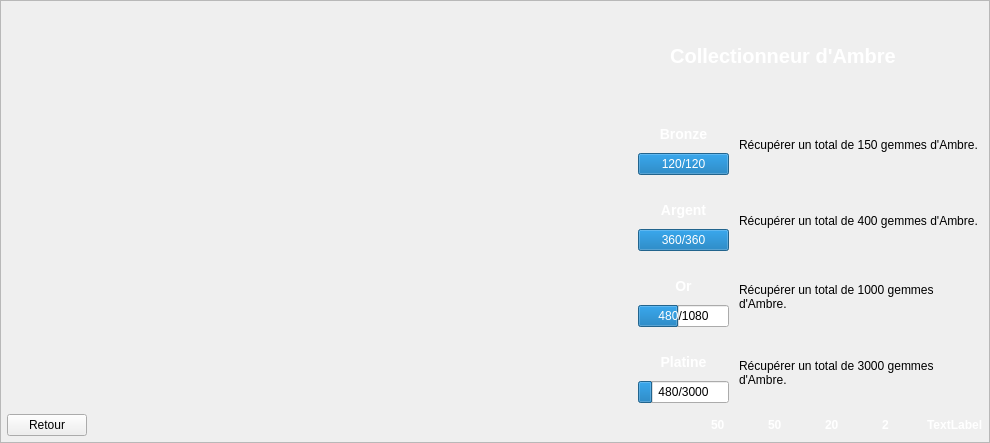
<?xml version="1.0" encoding="UTF-8"?>
<ui version="4.0">
 <class>WidgetTrophies</class>
 <widget class="QFrame" name="WidgetTrophies">
  <property name="geometry">
   <rect>
    <x>0</x>
    <y>0</y>
    <width>990</width>
    <height>443</height>
   </rect>
  </property>
  <property name="windowTitle">
   <string>Frame</string>
  </property>
  <property name="styleSheet">
   <string notr="true">
#labelName
{
	font-weight:bold;
	font-size:20px;
	color: rgb(255, 255, 255);
}

#labelBronze, #labelSilver, #labelGold, #labelPlatinum
{
	font-weight:bold;
	font-size:14px;
	color: rgb(255, 255, 255);
}

#widgetBronze, #widgetSilver, #widgetGold, #widgetPlatinum
{
	border-radius:10px;
}

#labelNbBronze, #labelNbSilver, #labelNbGold, #labelNbPlatinum, #labelNbTotal
{
	font-weight:bold;
	color: rgb(255, 255, 255);
}

#widgetAllTrophies, #scrollArea
{
	background-color:transparent;
}
</string>
  </property>
  <property name="frameShape">
   <enum>QFrame::StyledPanel</enum>
  </property>
  <property name="frameShadow">
   <enum>QFrame::Raised</enum>
  </property>
  <layout class="QVBoxLayout" name="verticalLayout_12">
   <property name="spacing">
    <number>6</number>
   </property>
   <property name="margin">
    <number>6</number>
   </property>
   <item>
    <widget class="QWidget" name="widget_12" native="true">
     <layout class="QHBoxLayout" name="horizontalLayout_6">
      <property name="margin">
       <number>0</number>
      </property>
      <item>
       <widget class="QScrollArea" name="scrollArea">
        <property name="sizePolicy">
         <sizepolicy hsizetype="Preferred" vsizetype="Preferred">
          <horstretch>0</horstretch>
          <verstretch>0</verstretch>
         </sizepolicy>
        </property>
        <property name="minimumSize">
         <size>
          <width>570</width>
          <height>400</height>
         </size>
        </property>
        <property name="verticalScrollBarPolicy">
         <enum>Qt::ScrollBarAsNeeded</enum>
        </property>
        <property name="horizontalScrollBarPolicy">
         <enum>Qt::ScrollBarAlwaysOff</enum>
        </property>
        <property name="widgetResizable">
         <bool>true</bool>
        </property>
        <property name="alignment">
         <set>Qt::AlignLeading|Qt::AlignLeft|Qt::AlignVCenter</set>
        </property>
        <widget class="QWidget" name="widgetAllTrophies">
         <property name="geometry">
          <rect>
           <x>0</x>
           <y>0</y>
           <width>568</width>
           <height>398</height>
          </rect>
         </property>
         <property name="sizePolicy">
          <sizepolicy hsizetype="Ignored" vsizetype="Ignored">
           <horstretch>0</horstretch>
           <verstretch>0</verstretch>
          </sizepolicy>
         </property>
         <layout class="QGridLayout" name="gridLayout_2"/>
        </widget>
       </widget>
      </item>
      <item>
       <widget class="QWidget" name="widget_2" native="true">
        <property name="minimumSize">
         <size>
          <width>400</width>
          <height>0</height>
         </size>
        </property>
        <layout class="QVBoxLayout" name="verticalLayout_11">
         <property name="margin">
          <number>0</number>
         </property>
         <item>
          <widget class="QLabel" name="labelName">
           <property name="text">
            <string>Collectionneur d'Ambre</string>
           </property>
           <property name="alignment">
            <set>Qt::AlignCenter</set>
           </property>
          </widget>
         </item>
         <item>
          <widget class="QFrame" name="widgetBronze">
           <property name="sizePolicy">
            <sizepolicy hsizetype="Preferred" vsizetype="Maximum">
             <horstretch>0</horstretch>
             <verstretch>0</verstretch>
            </sizepolicy>
           </property>
           <property name="minimumSize">
            <size>
             <width>0</width>
             <height>70</height>
            </size>
           </property>
           <property name="frameShape">
            <enum>QFrame::StyledPanel</enum>
           </property>
           <property name="frameShadow">
            <enum>QFrame::Sunken</enum>
           </property>
           <layout class="QHBoxLayout" name="horizontalLayout">
            <property name="spacing">
             <number>10</number>
            </property>
            <property name="margin">
             <number>5</number>
            </property>
            <item>
             <widget class="QLabel" name="label">
              <property name="sizePolicy">
               <sizepolicy hsizetype="Fixed" vsizetype="Fixed">
                <horstretch>0</horstretch>
                <verstretch>0</verstretch>
               </sizepolicy>
              </property>
              <property name="minimumSize">
               <size>
                <width>40</width>
                <height>40</height>
               </size>
              </property>
              <property name="maximumSize">
               <size>
                <width>40</width>
                <height>40</height>
               </size>
              </property>
              <property name="text">
               <string/>
              </property>
              <property name="pixmap">
               <pixmap>resources/trophy_bronze.png</pixmap>
              </property>
              <property name="scaledContents">
               <bool>true</bool>
              </property>
             </widget>
            </item>
            <item>
             <widget class="QWidget" name="widget_3" native="true">
              <property name="sizePolicy">
               <sizepolicy hsizetype="Maximum" vsizetype="Preferred">
                <horstretch>0</horstretch>
                <verstretch>0</verstretch>
               </sizepolicy>
              </property>
              <layout class="QVBoxLayout" name="verticalLayout_7">
               <property name="spacing">
                <number>0</number>
               </property>
               <property name="margin">
                <number>0</number>
               </property>
               <item>
                <widget class="QLabel" name="labelBronze">
                 <property name="sizePolicy">
                  <sizepolicy hsizetype="Preferred" vsizetype="Preferred">
                   <horstretch>0</horstretch>
                   <verstretch>0</verstretch>
                  </sizepolicy>
                 </property>
                 <property name="text">
                  <string>Bronze</string>
                 </property>
                 <property name="alignment">
                  <set>Qt::AlignCenter</set>
                 </property>
                </widget>
               </item>
               <item>
                <widget class="QProgressBar" name="progressBarBronze">
                 <property name="sizePolicy">
                  <sizepolicy hsizetype="Maximum" vsizetype="Fixed">
                   <horstretch>0</horstretch>
                   <verstretch>0</verstretch>
                  </sizepolicy>
                 </property>
                 <property name="maximum">
                  <number>120</number>
                 </property>
                 <property name="value">
                  <number>120</number>
                 </property>
                 <property name="alignment">
                  <set>Qt::AlignCenter</set>
                 </property>
                 <property name="textVisible">
                  <bool>true</bool>
                 </property>
                 <property name="invertedAppearance">
                  <bool>false</bool>
                 </property>
                 <property name="format">
                  <string>%v/%m</string>
                 </property>
                </widget>
               </item>
              </layout>
             </widget>
            </item>
            <item>
             <widget class="QWidget" name="widget_8" native="true">
              <layout class="QVBoxLayout" name="verticalLayout_3">
               <property name="spacing">
                <number>5</number>
               </property>
               <property name="margin">
                <number>0</number>
               </property>
               <item>
                <widget class="QLabel" name="labelExplBronze">
                 <property name="sizePolicy">
                  <sizepolicy hsizetype="Preferred" vsizetype="Preferred">
                   <horstretch>0</horstretch>
                   <verstretch>0</verstretch>
                  </sizepolicy>
                 </property>
                 <property name="minimumSize">
                  <size>
                   <width>0</width>
                   <height>30</height>
                  </size>
                 </property>
                 <property name="text">
                  <string>Récupérer un total de 150 gemmes d'Ambre.</string>
                 </property>
                 <property name="wordWrap">
                  <bool>true</bool>
                 </property>
                </widget>
               </item>
              </layout>
             </widget>
            </item>
           </layout>
          </widget>
         </item>
         <item>
          <widget class="QFrame" name="widgetSilver">
           <property name="sizePolicy">
            <sizepolicy hsizetype="Preferred" vsizetype="Maximum">
             <horstretch>0</horstretch>
             <verstretch>0</verstretch>
            </sizepolicy>
           </property>
           <property name="minimumSize">
            <size>
             <width>0</width>
             <height>70</height>
            </size>
           </property>
           <property name="frameShape">
            <enum>QFrame::StyledPanel</enum>
           </property>
           <property name="frameShadow">
            <enum>QFrame::Sunken</enum>
           </property>
           <layout class="QHBoxLayout" name="horizontalLayout_2">
            <property name="spacing">
             <number>10</number>
            </property>
            <property name="margin">
             <number>5</number>
            </property>
            <item>
             <widget class="QLabel" name="label_4">
              <property name="sizePolicy">
               <sizepolicy hsizetype="Fixed" vsizetype="Fixed">
                <horstretch>0</horstretch>
                <verstretch>0</verstretch>
               </sizepolicy>
              </property>
              <property name="minimumSize">
               <size>
                <width>40</width>
                <height>40</height>
               </size>
              </property>
              <property name="maximumSize">
               <size>
                <width>40</width>
                <height>40</height>
               </size>
              </property>
              <property name="text">
               <string/>
              </property>
              <property name="pixmap">
               <pixmap>resources/trophy_silver.png</pixmap>
              </property>
              <property name="scaledContents">
               <bool>true</bool>
              </property>
             </widget>
            </item>
            <item>
             <widget class="QWidget" name="widget_4" native="true">
              <property name="sizePolicy">
               <sizepolicy hsizetype="Maximum" vsizetype="Preferred">
                <horstretch>0</horstretch>
                <verstretch>0</verstretch>
               </sizepolicy>
              </property>
              <layout class="QVBoxLayout" name="verticalLayout_10">
               <property name="spacing">
                <number>0</number>
               </property>
               <property name="margin">
                <number>0</number>
               </property>
               <item>
                <widget class="QLabel" name="labelSilver">
                 <property name="text">
                  <string>Argent</string>
                 </property>
                 <property name="alignment">
                  <set>Qt::AlignCenter</set>
                 </property>
                </widget>
               </item>
               <item>
                <widget class="QProgressBar" name="progressBarSilver">
                 <property name="sizePolicy">
                  <sizepolicy hsizetype="Maximum" vsizetype="Fixed">
                   <horstretch>0</horstretch>
                   <verstretch>0</verstretch>
                  </sizepolicy>
                 </property>
                 <property name="maximum">
                  <number>360</number>
                 </property>
                 <property name="value">
                  <number>360</number>
                 </property>
                 <property name="alignment">
                  <set>Qt::AlignCenter</set>
                 </property>
                 <property name="textVisible">
                  <bool>true</bool>
                 </property>
                 <property name="invertedAppearance">
                  <bool>false</bool>
                 </property>
                 <property name="format">
                  <string>%v/%m</string>
                 </property>
                </widget>
               </item>
              </layout>
             </widget>
            </item>
            <item>
             <widget class="QWidget" name="widget_9" native="true">
              <layout class="QVBoxLayout" name="verticalLayout_6">
               <property name="spacing">
                <number>4</number>
               </property>
               <property name="margin">
                <number>0</number>
               </property>
               <item>
                <widget class="QLabel" name="labelExplSilver">
                 <property name="minimumSize">
                  <size>
                   <width>0</width>
                   <height>30</height>
                  </size>
                 </property>
                 <property name="text">
                  <string>Récupérer un total de 400 gemmes d'Ambre.</string>
                 </property>
                 <property name="wordWrap">
                  <bool>true</bool>
                 </property>
                </widget>
               </item>
              </layout>
             </widget>
            </item>
           </layout>
          </widget>
         </item>
         <item>
          <widget class="QFrame" name="widgetGold">
           <property name="sizePolicy">
            <sizepolicy hsizetype="Preferred" vsizetype="Maximum">
             <horstretch>0</horstretch>
             <verstretch>0</verstretch>
            </sizepolicy>
           </property>
           <property name="minimumSize">
            <size>
             <width>0</width>
             <height>70</height>
            </size>
           </property>
           <property name="frameShape">
            <enum>QFrame::StyledPanel</enum>
           </property>
           <property name="frameShadow">
            <enum>QFrame::Sunken</enum>
           </property>
           <layout class="QHBoxLayout" name="horizontalLayout_5">
            <property name="spacing">
             <number>10</number>
            </property>
            <property name="margin">
             <number>5</number>
            </property>
            <item>
             <widget class="QLabel" name="label_8">
              <property name="sizePolicy">
               <sizepolicy hsizetype="Fixed" vsizetype="Fixed">
                <horstretch>0</horstretch>
                <verstretch>0</verstretch>
               </sizepolicy>
              </property>
              <property name="minimumSize">
               <size>
                <width>40</width>
                <height>40</height>
               </size>
              </property>
              <property name="maximumSize">
               <size>
                <width>40</width>
                <height>40</height>
               </size>
              </property>
              <property name="text">
               <string/>
              </property>
              <property name="pixmap">
               <pixmap>resources/trophy_gold.png</pixmap>
              </property>
              <property name="scaledContents">
               <bool>true</bool>
              </property>
             </widget>
            </item>
            <item>
             <widget class="QWidget" name="widget_5" native="true">
              <property name="sizePolicy">
               <sizepolicy hsizetype="Maximum" vsizetype="Preferred">
                <horstretch>0</horstretch>
                <verstretch>0</verstretch>
               </sizepolicy>
              </property>
              <layout class="QVBoxLayout" name="verticalLayout_9">
               <property name="spacing">
                <number>0</number>
               </property>
               <property name="margin">
                <number>0</number>
               </property>
               <item>
                <widget class="QLabel" name="labelGold">
                 <property name="text">
                  <string>Or</string>
                 </property>
                 <property name="alignment">
                  <set>Qt::AlignCenter</set>
                 </property>
                </widget>
               </item>
               <item>
                <widget class="QProgressBar" name="progressBarGold">
                 <property name="sizePolicy">
                  <sizepolicy hsizetype="Maximum" vsizetype="Fixed">
                   <horstretch>0</horstretch>
                   <verstretch>0</verstretch>
                  </sizepolicy>
                 </property>
                 <property name="maximum">
                  <number>1080</number>
                 </property>
                 <property name="value">
                  <number>480</number>
                 </property>
                 <property name="alignment">
                  <set>Qt::AlignCenter</set>
                 </property>
                 <property name="textVisible">
                  <bool>true</bool>
                 </property>
                 <property name="invertedAppearance">
                  <bool>false</bool>
                 </property>
                 <property name="format">
                  <string>%v/%m</string>
                 </property>
                </widget>
               </item>
              </layout>
             </widget>
            </item>
            <item>
             <widget class="QWidget" name="widget_10" native="true">
              <layout class="QVBoxLayout" name="verticalLayout_5">
               <property name="spacing">
                <number>4</number>
               </property>
               <property name="margin">
                <number>0</number>
               </property>
               <item>
                <widget class="QLabel" name="labelExplGold">
                 <property name="minimumSize">
                  <size>
                   <width>0</width>
                   <height>30</height>
                  </size>
                 </property>
                 <property name="text">
                  <string>Récupérer un total de 1000 gemmes d'Ambre.</string>
                 </property>
                 <property name="wordWrap">
                  <bool>true</bool>
                 </property>
                </widget>
               </item>
              </layout>
             </widget>
            </item>
           </layout>
          </widget>
         </item>
         <item>
          <widget class="QFrame" name="widgetPlatinum">
           <property name="sizePolicy">
            <sizepolicy hsizetype="Preferred" vsizetype="Maximum">
             <horstretch>0</horstretch>
             <verstretch>0</verstretch>
            </sizepolicy>
           </property>
           <property name="minimumSize">
            <size>
             <width>0</width>
             <height>70</height>
            </size>
           </property>
           <property name="frameShape">
            <enum>QFrame::StyledPanel</enum>
           </property>
           <property name="frameShadow">
            <enum>QFrame::Sunken</enum>
           </property>
           <layout class="QHBoxLayout" name="horizontalLayout_3">
            <property name="spacing">
             <number>10</number>
            </property>
            <property name="margin">
             <number>5</number>
            </property>
            <item>
             <widget class="QLabel" name="label_6">
              <property name="sizePolicy">
               <sizepolicy hsizetype="Fixed" vsizetype="Fixed">
                <horstretch>0</horstretch>
                <verstretch>0</verstretch>
               </sizepolicy>
              </property>
              <property name="minimumSize">
               <size>
                <width>40</width>
                <height>40</height>
               </size>
              </property>
              <property name="maximumSize">
               <size>
                <width>40</width>
                <height>40</height>
               </size>
              </property>
              <property name="text">
               <string/>
              </property>
              <property name="pixmap">
               <pixmap>resources/trophy_platinum.png</pixmap>
              </property>
              <property name="scaledContents">
               <bool>true</bool>
              </property>
             </widget>
            </item>
            <item>
             <widget class="QWidget" name="widget_7" native="true">
              <property name="sizePolicy">
               <sizepolicy hsizetype="Maximum" vsizetype="Preferred">
                <horstretch>0</horstretch>
                <verstretch>0</verstretch>
               </sizepolicy>
              </property>
              <layout class="QVBoxLayout" name="verticalLayout_8">
               <property name="spacing">
                <number>0</number>
               </property>
               <property name="margin">
                <number>0</number>
               </property>
               <item>
                <widget class="QLabel" name="labelPlatinum">
                 <property name="text">
                  <string>Platine</string>
                 </property>
                 <property name="alignment">
                  <set>Qt::AlignCenter</set>
                 </property>
                </widget>
               </item>
               <item>
                <widget class="QProgressBar" name="progressBarPlatinum">
                 <property name="sizePolicy">
                  <sizepolicy hsizetype="Maximum" vsizetype="Fixed">
                   <horstretch>0</horstretch>
                   <verstretch>0</verstretch>
                  </sizepolicy>
                 </property>
                 <property name="maximum">
                  <number>3000</number>
                 </property>
                 <property name="value">
                  <number>480</number>
                 </property>
                 <property name="alignment">
                  <set>Qt::AlignCenter</set>
                 </property>
                 <property name="textVisible">
                  <bool>true</bool>
                 </property>
                 <property name="invertedAppearance">
                  <bool>false</bool>
                 </property>
                 <property name="format">
                  <string>%v/%m</string>
                 </property>
                </widget>
               </item>
              </layout>
             </widget>
            </item>
            <item>
             <widget class="QWidget" name="widget_11" native="true">
              <layout class="QVBoxLayout" name="verticalLayout_4">
               <property name="spacing">
                <number>4</number>
               </property>
               <property name="margin">
                <number>0</number>
               </property>
               <item>
                <widget class="QLabel" name="labelExplPlatinum">
                 <property name="minimumSize">
                  <size>
                   <width>0</width>
                   <height>30</height>
                  </size>
                 </property>
                 <property name="text">
                  <string>Récupérer un total de 3000 gemmes d'Ambre.</string>
                 </property>
                 <property name="wordWrap">
                  <bool>true</bool>
                 </property>
                </widget>
               </item>
              </layout>
             </widget>
            </item>
           </layout>
          </widget>
         </item>
        </layout>
       </widget>
      </item>
     </layout>
    </widget>
   </item>
   <item>
    <widget class="QWidget" name="widget" native="true">
     <property name="sizePolicy">
      <sizepolicy hsizetype="Preferred" vsizetype="Maximum">
       <horstretch>0</horstretch>
       <verstretch>0</verstretch>
      </sizepolicy>
     </property>
     <property name="minimumSize">
      <size>
       <width>0</width>
       <height>0</height>
      </size>
     </property>
     <layout class="QHBoxLayout" name="horizontalLayout_7">
      <property name="spacing">
       <number>5</number>
      </property>
      <property name="margin">
       <number>0</number>
      </property>
      <item>
       <widget class="QPushButton" name="buttonReturn">
        <property name="sizePolicy">
         <sizepolicy hsizetype="Maximum" vsizetype="Maximum">
          <horstretch>0</horstretch>
          <verstretch>0</verstretch>
         </sizepolicy>
        </property>
        <property name="text">
         <string>Retour</string>
        </property>
       </widget>
      </item>
      <item>
       <spacer name="horizontalSpacer">
        <property name="orientation">
         <enum>Qt::Horizontal</enum>
        </property>
        <property name="sizeHint" stdset="0">
         <size>
          <width>40</width>
          <height>20</height>
         </size>
        </property>
       </spacer>
      </item>
      <item>
       <widget class="QLabel" name="label_3">
        <property name="maximumSize">
         <size>
          <width>20</width>
          <height>20</height>
         </size>
        </property>
        <property name="text">
         <string/>
        </property>
        <property name="pixmap">
         <pixmap>resources/trophy_bronze.png</pixmap>
        </property>
        <property name="scaledContents">
         <bool>true</bool>
        </property>
       </widget>
      </item>
      <item>
       <widget class="QLabel" name="labelNbBronze">
        <property name="sizePolicy">
         <sizepolicy hsizetype="Maximum" vsizetype="Preferred">
          <horstretch>0</horstretch>
          <verstretch>0</verstretch>
         </sizepolicy>
        </property>
        <property name="minimumSize">
         <size>
          <width>40</width>
          <height>0</height>
         </size>
        </property>
        <property name="text">
         <string>50</string>
        </property>
       </widget>
      </item>
      <item>
       <widget class="QLabel" name="label_12">
        <property name="maximumSize">
         <size>
          <width>20</width>
          <height>20</height>
         </size>
        </property>
        <property name="text">
         <string/>
        </property>
        <property name="pixmap">
         <pixmap>resources/trophy_silver.png</pixmap>
        </property>
        <property name="scaledContents">
         <bool>true</bool>
        </property>
       </widget>
      </item>
      <item>
       <widget class="QLabel" name="labelNbSilver">
        <property name="sizePolicy">
         <sizepolicy hsizetype="Maximum" vsizetype="Preferred">
          <horstretch>0</horstretch>
          <verstretch>0</verstretch>
         </sizepolicy>
        </property>
        <property name="minimumSize">
         <size>
          <width>40</width>
          <height>0</height>
         </size>
        </property>
        <property name="text">
         <string>50</string>
        </property>
       </widget>
      </item>
      <item>
       <widget class="QLabel" name="label_14">
        <property name="maximumSize">
         <size>
          <width>20</width>
          <height>20</height>
         </size>
        </property>
        <property name="text">
         <string/>
        </property>
        <property name="pixmap">
         <pixmap>resources/trophy_gold.png</pixmap>
        </property>
        <property name="scaledContents">
         <bool>true</bool>
        </property>
       </widget>
      </item>
      <item>
       <widget class="QLabel" name="labelNbGold">
        <property name="sizePolicy">
         <sizepolicy hsizetype="Maximum" vsizetype="Preferred">
          <horstretch>0</horstretch>
          <verstretch>0</verstretch>
         </sizepolicy>
        </property>
        <property name="minimumSize">
         <size>
          <width>40</width>
          <height>0</height>
         </size>
        </property>
        <property name="text">
         <string>20</string>
        </property>
       </widget>
      </item>
      <item>
       <widget class="QLabel" name="label_16">
        <property name="maximumSize">
         <size>
          <width>20</width>
          <height>20</height>
         </size>
        </property>
        <property name="text">
         <string/>
        </property>
        <property name="pixmap">
         <pixmap>resources/trophy_platinum.png</pixmap>
        </property>
        <property name="scaledContents">
         <bool>true</bool>
        </property>
       </widget>
      </item>
      <item>
       <widget class="QLabel" name="labelNbPlatinum">
        <property name="sizePolicy">
         <sizepolicy hsizetype="Maximum" vsizetype="Preferred">
          <horstretch>0</horstretch>
          <verstretch>0</verstretch>
         </sizepolicy>
        </property>
        <property name="minimumSize">
         <size>
          <width>40</width>
          <height>0</height>
         </size>
        </property>
        <property name="text">
         <string>2</string>
        </property>
       </widget>
      </item>
      <item>
       <widget class="QLabel" name="labelNbTotal">
        <property name="sizePolicy">
         <sizepolicy hsizetype="Maximum" vsizetype="Preferred">
          <horstretch>0</horstretch>
          <verstretch>0</verstretch>
         </sizepolicy>
        </property>
        <property name="minimumSize">
         <size>
          <width>0</width>
          <height>0</height>
         </size>
        </property>
        <property name="text">
         <string>TextLabel</string>
        </property>
       </widget>
      </item>
     </layout>
    </widget>
   </item>
  </layout>
 </widget>
 <resources/>
 <connections/>
</ui>
